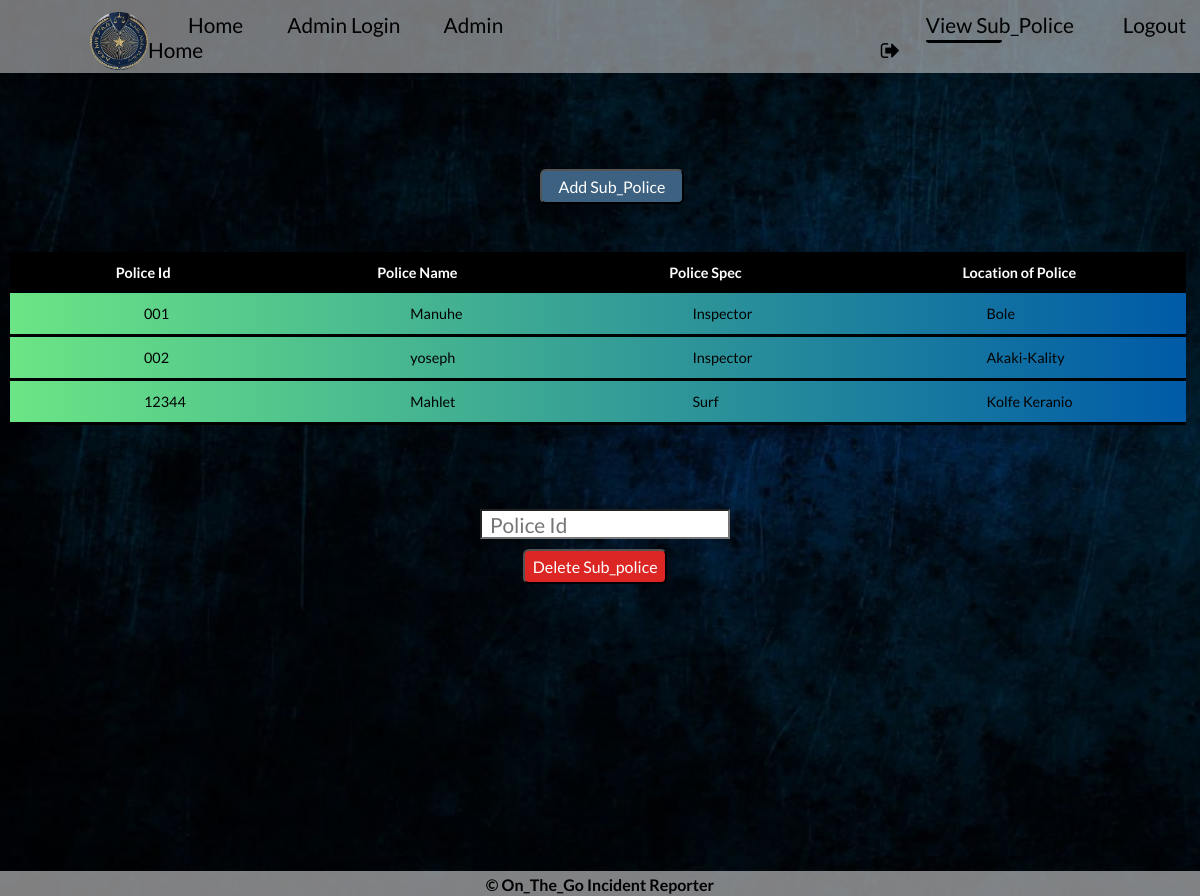
The page /Admin_viewpolice.php (signed in) on the database as committed earlier.
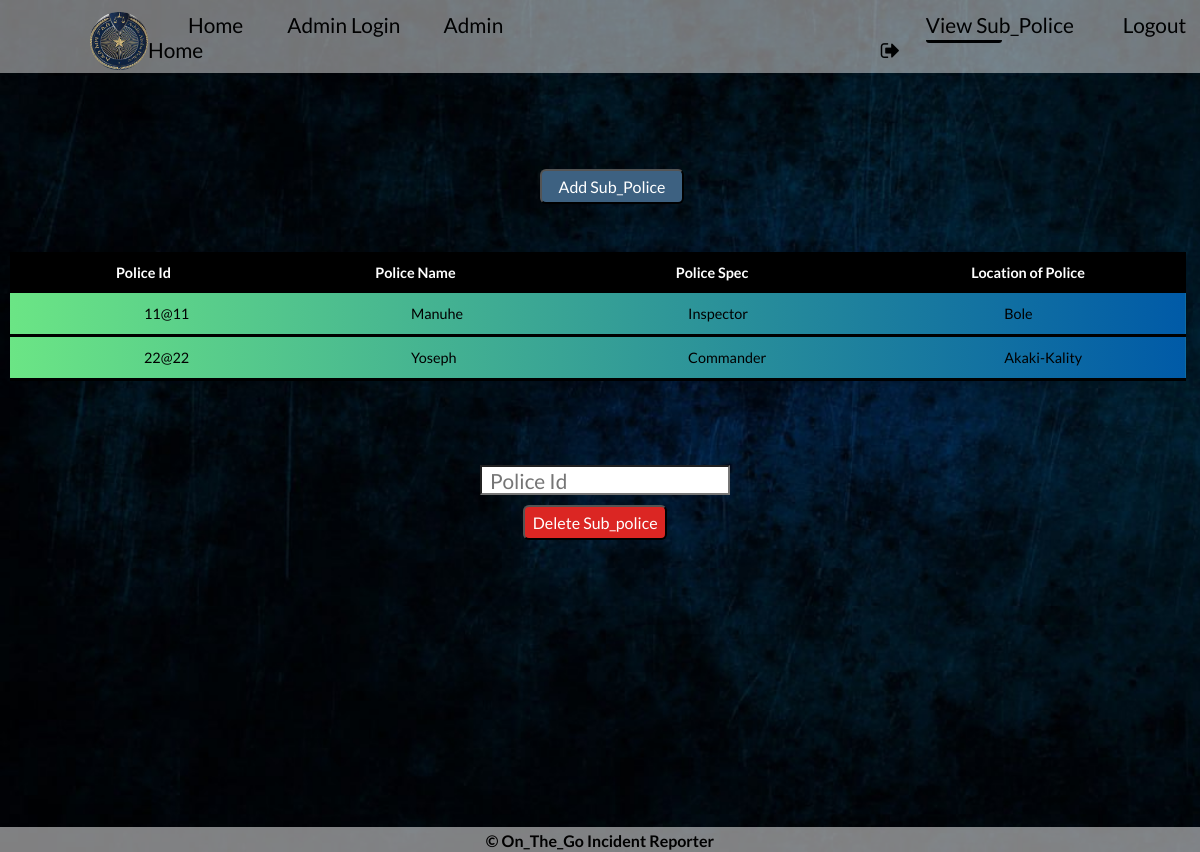
The same page on the database as committed later.
### tables this page shows
CREATE TABLE `sub_police` (
  `p_name` varchar(50) NOT NULL,
  `p_id` varchar(50) NOT NULL,
  `spec` varchar(50) NOT NULL,
  `location` varchar(50) NOT NULL,
  `p_pass` varchar(50) NOT NULL
);

### Admin_viewpolice.php (the view, shortened to what this page needs)
<!DOCTYPE html>
<html>
<head>
    <?php
    include("connection.php");
    $query="select p_id,p_name,spec,location from sub_police";
    $result=mysqli_query($conn,$query);
    ?>
  <link rel="stylesheet" type="text/css" href="./Assets/css/Admin_viewsubpolice.css">
	<link rel="stylesheet" type="text/css" href="https://maxcdn.bootstrapcdn.com/font-awesome/4.4.0/css/font-awesome.min.css">
</head>
<body>
 <header>
<div class="leftside">
    <a href=""> <img class="pic" src="./Assets/pictures/logos.png" alt="Addis Ababa police commission logo"  ></a>
           <nav class="navleft">
             <a href="home.php"> Home </a>
             <a href="Adminlogin.php">Admin Login</a>
             <a href="AdminHome.php">Admin Home</a>
         </nav>
 </div>
    <nav class="navigation">
       <a href="Admin_viewpolice.php" class="active"> View Sub_Police </a>
       <a href="Admin_logout.php">Logout <i class="fa fa-sign-out" aria-hidden="true"></i></a>
    </nav>
</header>
<button class="btn-primary"> <a href="Sub_Police add.php" class="intern"> Add Sub_Police </a> </button>
   <table class="table">
    <thead >
      <tr>
        <th scope="col">Police Id</th>
        <th scope="col">Police Name</th>
        <th scope="col">Police Spec</th>
        <th scope="col">Location of Police </th>
      </tr>
    </thead>
<?php
      while($rows=mysqli_fetch_assoc($result)){
    ?>
    <tbody>
      <tr>
        <td><?php echo $rows['p_id']; ?></td>
        <td><?php echo $rows['p_name']; ?></td>
        <td><?php echo $rows['spec']; ?></td>
        <td><?php echo $rows['location']; ?></td>
      </tr>
    </tbody>
    <?php
    }
    ?>
</table>
 <form class="forms" method="post" >
     <input type="text" name="pid" class="txts" placeholder="&nbsp Police Id" id="ciid" onfocusout="f1()" required>
        <div>
      <input class="btn-danger" type="submit" value="Delete Sub_police" name="s2" >
        </div>
    </form>
<?php
include("footers.php");
?>
</body>
</html>

Rows that differ between the two databases and show on the page:
removed sub_police: p_id "001", p_name "Manuhe", spec "Inspector", location "Bole"
removed sub_police: p_id "002", p_name "yoseph", spec "Inspector", location "Akaki-Kality"
removed sub_police: p_id "12344", p_name "Mahlet", spec "Surf", location "Kolfe Keranio"
added sub_police: p_id "11@11", p_name "Manuhe", spec "Inspector", location "Bole"
added sub_police: p_id "22@22", p_name "Yoseph", spec "Commander", location "Akaki-Kality"
